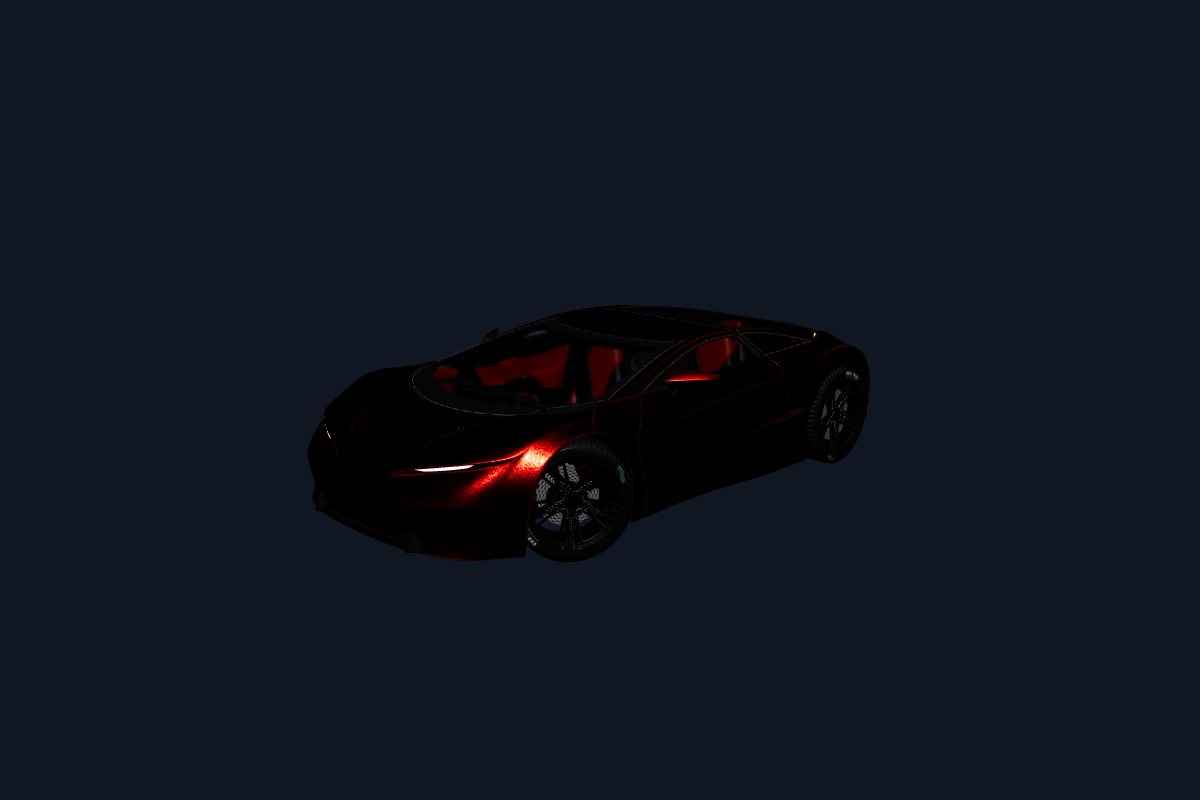
#> input picture vw-id-aura/qa/probe-raw.png, 1200 x 800 px
$ python grade.py ../qa/probe-raw.png ../qa/01-showroom.png
#> lines starting #> are read from the running program, lines starting #| are printed output that depends on the picture
#!/usr/bin/env python3
"""
ID.AURA 电影调色管线 — 青黑夜间调 (cinematic teal-black grade)
用法: python3 grade.py <input> <output> [--strength 0.0-1.0]
手段: 压暗 · 去饱和 · 冷色温 · 青黑 duotone 倾向 · vignette · film grain
这是"后期调色", 不是"生成美术" —— 素材本体来自外网真实摄影。
"""
import sys, os, math
from PIL import Image, ImageEnhance, ImageOps, ImageFilter, ImageDraw

try:
    import numpy as np
    HAS_NP = True
except Exception:
    HAS_NP = False

# 调色目标(与 tokens.css 对齐)
DEEP   = (10, 20, 24)     # 暗部 -> 深青黑 #0a1418
SHADOW = (16, 32, 38)
HIGH   = (159, 216, 232)  # 亮部 -> 青高光 #9fd8e8
TEAL   = (84, 211, 227)   # 主青 #54d3e3

def lerp(a, b, t):
    return tuple(int(a[i] + (b[i] - a[i]) * t) for i in range(3))

def grade(src, dst, strength=1.0):
#> called with src = '../qa/probe-raw.png', dst = '../qa/01-showroom.png', strength = 1
    im = Image.open(src).convert('RGB')
#> im is the input picture: PIL image 1200x800 RGB; mean R, G, B 16.4, 20.9, 30.8
    w, h = im.size
#> w = 1200; h = 800

    # 1) 去饱和 (保留 ~30% 原色, 让画面"冷"下来)
    im = ImageEnhance.Color(im).enhance(1.0 - 0.70 * strength)

    # 2) 冷色温: 降红 提蓝 (通道级)
    r, g, b = im.split()
    r = r.point(lambda v: int(v * (1 - 0.22 * strength)))
    b = b.point(lambda v: min(255, int(v * (1 + 0.10 * strength) + 8 * strength)))
    im = Image.merge('RGB', (r, g, b))

    # 3) 青黑 duotone 倾向: 用灰度做 luminance 映射, 与原图按比例混合
    gray = ImageOps.grayscale(im)
    duo = ImageOps.colorize(gray, black=DEEP, mid=SHADOW, white=HIGH, midpoint=110)
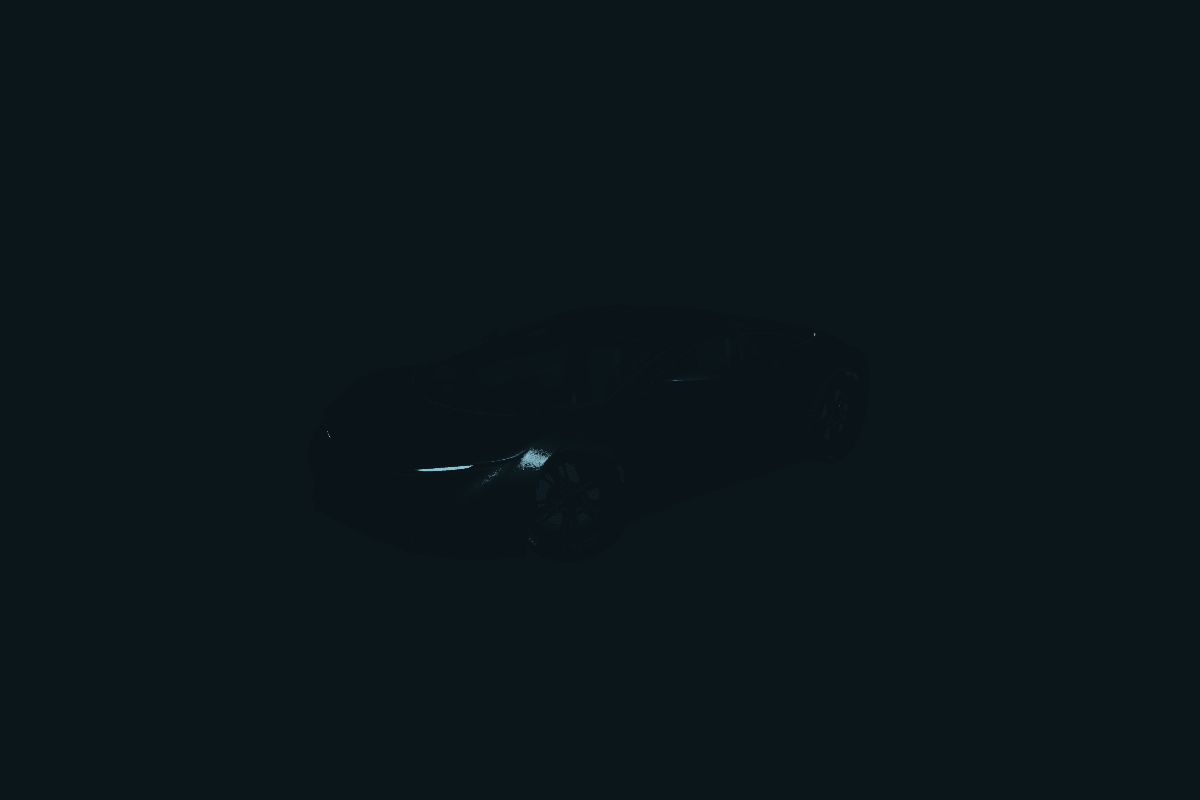
#> duo: PIL image 1200x800 RGB; mean R, G, B 11, 21.9, 25.9
    im = Image.blend(im, duo, 0.55 * strength)

    # 4) 压暗 + 对比曲线 (S曲线: 提对比, 暗部更深)
    im = ImageEnhance.Brightness(im).enhance(1.0 - 0.42 * strength)
    im = ImageEnhance.Contrast(im).enhance(1.0 + 0.18 * strength)

    # 5) vignette 暗角 (径向)
    if HAS_NP:
        yy, xx = np.mgrid[0:h, 0:w]
        cx, cy = w / 2, h / 2
#> cx = 600; cy = 400
        dist = np.sqrt(((xx - cx) / (w * 0.62))**2 + ((yy - cy) / (h * 0.62))**2)
        vig = np.clip(1.0 - 0.55 * strength * np.clip(dist - 0.35, 0, None)**1.6, 0, 1)
        arr = np.asarray(im).astype('float32')
        arr *= vig[..., None]
        im = Image.fromarray(np.clip(arr, 0, 255).astype('uint8'))
    else:
        mask = Image.radial_gradient('L').resize((w, h)).point(lambda v: int(v * 0.5 * strength))
        black = Image.new('RGB', (w, h), (0, 0, 0))
        im = Image.composite(black, im, mask)

    # 6) film grain 颗粒 (叠加单色噪点, 很淡)
    if HAS_NP:
        sigma = 9 * strength
        noise = np.random.normal(0, sigma, (h, w, 1)).repeat(3, axis=2)
        arr = np.asarray(im).astype('float32') + noise
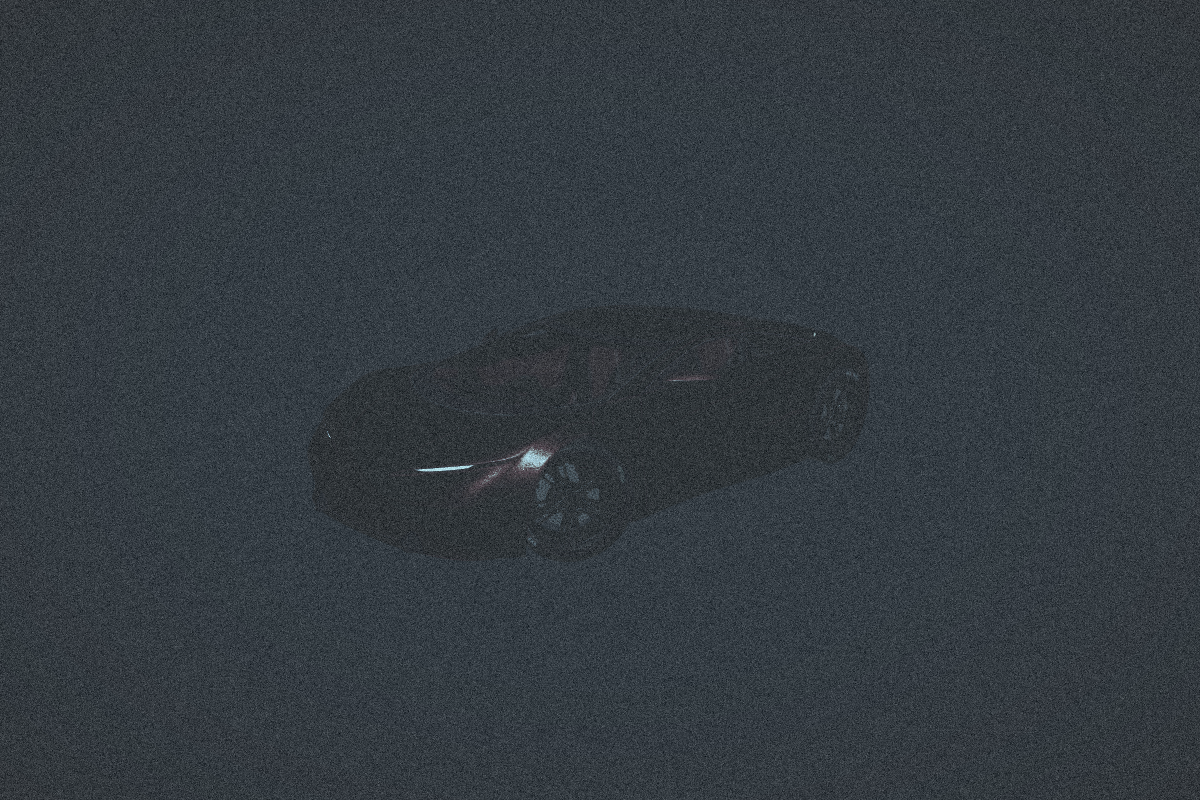
#> arr: shape (800, 1200, 3) float64; mean R, G, B 3.7, 9.9, 15.1; drawn with min black and max white
        im = Image.fromarray(np.clip(arr, 0, 255).astype('uint8'))
    else:
        n = Image.effect_noise((w, h), 12 * strength).convert('RGB')
        im = Image.blend(im, n, 0.03 * strength)

    # 7) 轻微柔焦高光 (辉光底): 复制一层高斯模糊柔光叠加
    glow = im.filter(ImageFilter.GaussianBlur(radius=max(6, w // 160)))
    im = Image.blend(im, glow, 0.12 * strength)

    im.save(dst, quality=90)
    print(f"graded -> {dst}  ({w}x{h})  strength={strength}")
#| graded -> ../qa/01-showroom.png  (1200x800)  strength=1.0

if __name__ == '__main__':
    if len(sys.argv) < 3:
        print(__doc__); sys.exit(1)
    src, dst = sys.argv[1], sys.argv[2]
    st = 1.0
    if '--strength' in sys.argv:
        st = float(sys.argv[sys.argv.index('--strength') + 1])
    grade(src, dst, st)
